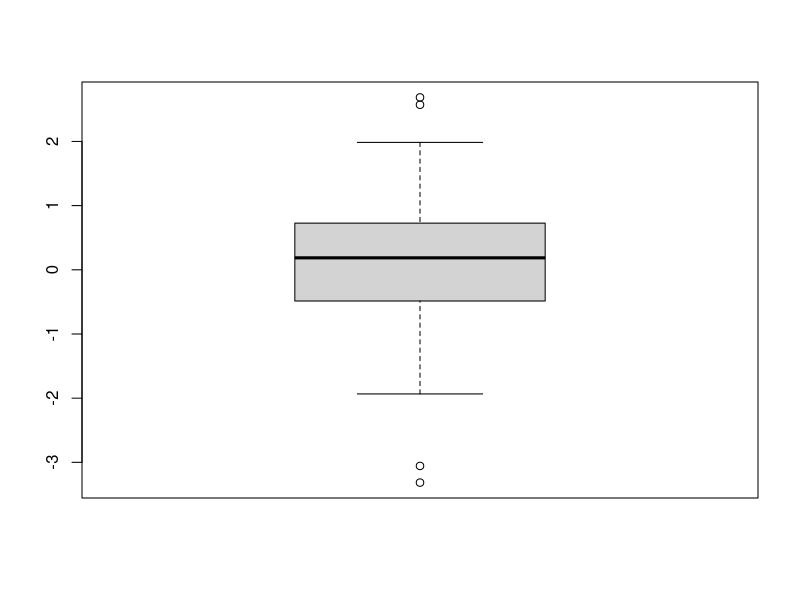
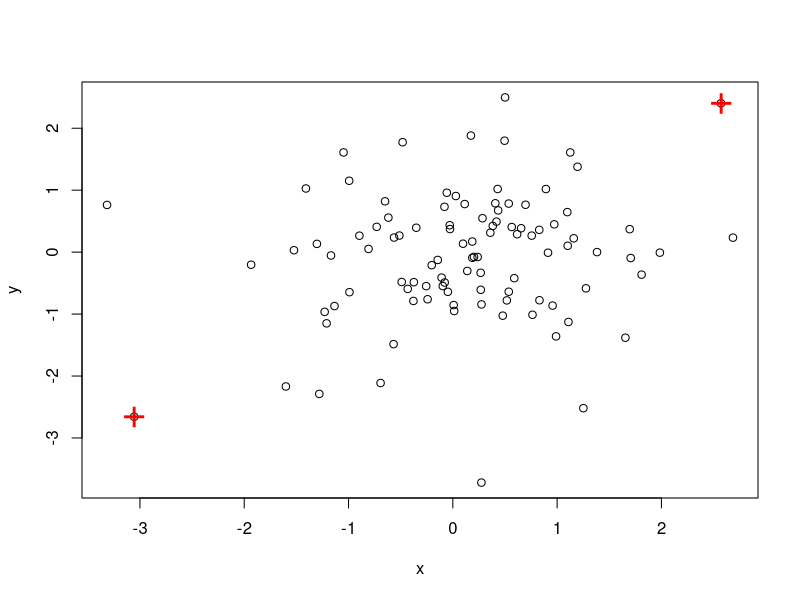
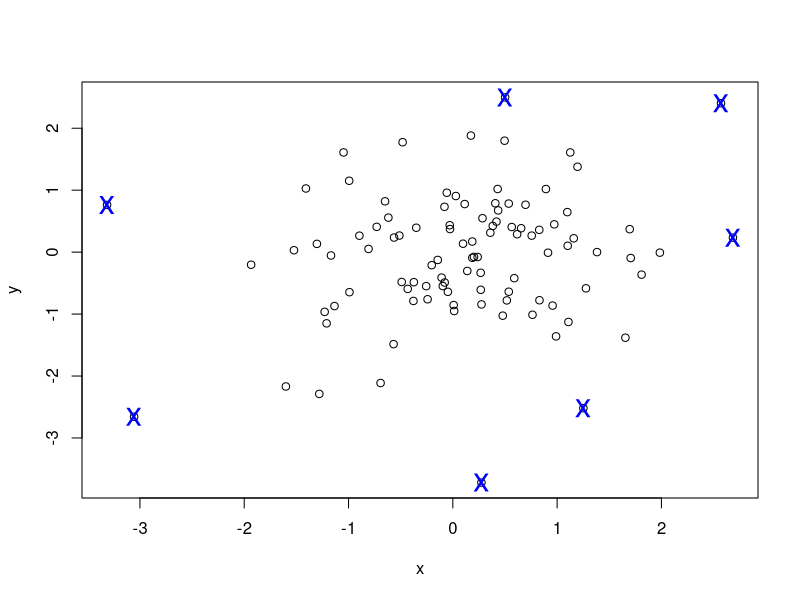

Recreate these plots in R, in order.
set.seed(3147)

x <- rnorm(100) # Te da 100 numero aleatorios

summary(x) # Te da el resumende los datos

boxplot(x) # mTe das el diagrama de caja de los datos

boxplot.stats(x)
boxplot.stats(x)$out # Te da los datos qu4 son los outliers

media <- mean(x)

desvEst <- sd(x)

dwsv_3 = 3 * desvEst - media
desv_2 = 2 * desvEst - media


y <- rnorm(100)

df <- data.frame(x,y)
rm(x,y)

head(df)

attach(df) # te deja usar las variables de un dtaa frame sin que tengas que especificarla
(a <- which(x %in% boxplot.stats(x)$out))

(b <- which(y %in% boxplot.stats(y)$out))

detach(df)

(outlier.list1 <- intersect(a,b))

plot(df)
points(df[outlier.list1,], col="red", pch="+", cex=2.5)

(outlier.list2 <- union(a,b))

plot(df)
points(df[outlier.list2,], col="blue", pch="x", cex=2)

# Diagrama de venn
